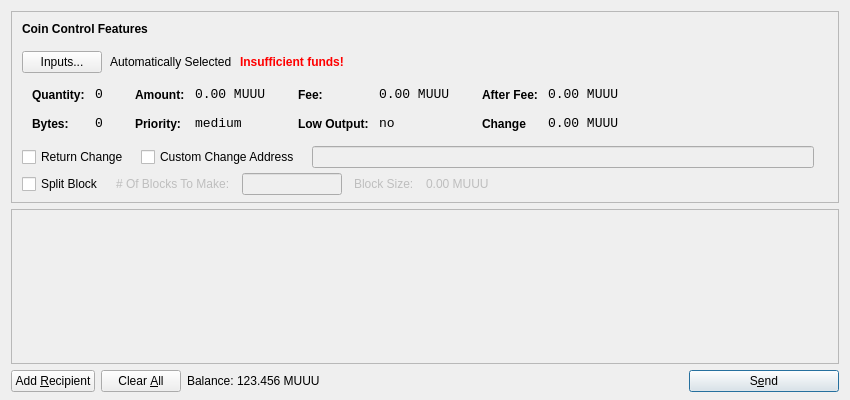
<?xml version="1.0" encoding="UTF-8"?>
<ui version="4.0">
 <class>SendCoinsDialog</class>
 <widget class="QDialog" name="SendCoinsDialog">
  <property name="geometry">
   <rect>
    <x>0</x>
    <y>0</y>
    <width>850</width>
    <height>400</height>
   </rect>
  </property>
  <property name="windowTitle">
   <string>Send Coins</string>
  </property>
  <layout class="QVBoxLayout" name="verticalLayout" stretch="0,1,0">
   <property name="bottomMargin">
    <number>8</number>
   </property>
   <item>
    <widget class="QFrame" name="frameCoinControl">
     <property name="sizePolicy">
      <sizepolicy hsizetype="Expanding" vsizetype="Expanding">
       <horstretch>0</horstretch>
       <verstretch>0</verstretch>
      </sizepolicy>
     </property>
     <property name="maximumSize">
      <size>
       <width>16777215</width>
       <height>16777215</height>
      </size>
     </property>
     <property name="frameShape">
      <enum>QFrame::StyledPanel</enum>
     </property>
     <property name="frameShadow">
      <enum>QFrame::Sunken</enum>
     </property>
     <layout class="QVBoxLayout" name="verticalLayoutCoinControl2">
      <property name="spacing">
       <number>6</number>
      </property>
      <property name="leftMargin">
       <number>0</number>
      </property>
      <property name="topMargin">
       <number>0</number>
      </property>
      <property name="rightMargin">
       <number>0</number>
      </property>
      <property name="bottomMargin">
       <number>6</number>
      </property>
      <item>
       <layout class="QVBoxLayout" name="verticalLayoutCoinControl" stretch="0,0,0,0,1">
        <property name="spacing">
         <number>0</number>
        </property>
        <property name="leftMargin">
         <number>10</number>
        </property>
        <property name="topMargin">
         <number>10</number>
        </property>
        <item>
         <layout class="QHBoxLayout" name="horizontalLayoutCoinControl1">
          <property name="bottomMargin">
           <number>15</number>
          </property>
          <item>
           <widget class="QLabel" name="labelCoinControlFeatures">
            <property name="sizePolicy">
             <sizepolicy hsizetype="Preferred" vsizetype="Maximum">
              <horstretch>0</horstretch>
              <verstretch>0</verstretch>
             </sizepolicy>
            </property>
            <property name="font">
             <font>
              <weight>75</weight>
              <bold>true</bold>
             </font>
            </property>
            <property name="styleSheet">
             <string notr="true">font-weight:bold;</string>
            </property>
            <property name="text">
             <string>Coin Control Features</string>
            </property>
           </widget>
          </item>
         </layout>
        </item>
        <item>
         <layout class="QHBoxLayout" name="horizontalLayoutCoinControl2" stretch="0,0,0,0">
          <property name="spacing">
           <number>8</number>
          </property>
          <property name="bottomMargin">
           <number>10</number>
          </property>
          <item>
           <widget class="QPushButton" name="pushButtonCoinControl">
            <property name="styleSheet">
             <string notr="true"/>
            </property>
            <property name="text">
             <string>Inputs...</string>
            </property>
           </widget>
          </item>
          <item>
           <widget class="QLabel" name="labelCoinControlAutomaticallySelected">
            <property name="text">
             <string>Automatically Selected</string>
            </property>
            <property name="margin">
             <number>5</number>
            </property>
           </widget>
          </item>
          <item>
           <widget class="QLabel" name="labelCoinControlInsuffFunds">
            <property name="font">
             <font>
              <weight>75</weight>
              <bold>true</bold>
             </font>
            </property>
            <property name="styleSheet">
             <string notr="true">color:red;font-weight:bold;</string>
            </property>
            <property name="text">
             <string>Insufficient funds!</string>
            </property>
            <property name="margin">
             <number>5</number>
            </property>
           </widget>
          </item>
          <item>
           <spacer name="horizontalSpacerCoinControl">
            <property name="orientation">
             <enum>Qt::Horizontal</enum>
            </property>
            <property name="sizeHint" stdset="0">
             <size>
              <width>40</width>
              <height>1</height>
             </size>
            </property>
           </spacer>
          </item>
         </layout>
        </item>
        <item>
         <widget class="QWidget" name="widgetCoinControl" native="true">
          <property name="sizePolicy">
           <sizepolicy hsizetype="Preferred" vsizetype="Preferred">
            <horstretch>0</horstretch>
            <verstretch>0</verstretch>
           </sizepolicy>
          </property>
          <property name="minimumSize">
           <size>
            <width>0</width>
            <height>0</height>
           </size>
          </property>
          <property name="styleSheet">
           <string notr="true"/>
          </property>
          <layout class="QHBoxLayout" name="horizontalLayoutCoinControl5">
           <property name="margin">
            <number>0</number>
           </property>
           <item>
            <layout class="QHBoxLayout" name="horizontalLayoutCoinControl3" stretch="0,0,0,1">
             <property name="spacing">
              <number>20</number>
             </property>
             <property name="topMargin">
              <number>0</number>
             </property>
             <property name="bottomMargin">
              <number>10</number>
             </property>
             <item>
              <layout class="QFormLayout" name="formLayoutCoinControl1">
               <property name="horizontalSpacing">
                <number>10</number>
               </property>
               <property name="verticalSpacing">
                <number>14</number>
               </property>
               <property name="leftMargin">
                <number>10</number>
               </property>
               <property name="topMargin">
                <number>4</number>
               </property>
               <property name="rightMargin">
                <number>6</number>
               </property>
               <item row="0" column="0">
                <widget class="QLabel" name="labelCoinControlQuantityText">
                 <property name="styleSheet">
                  <string notr="true">font-weight:bold;</string>
                 </property>
                 <property name="text">
                  <string>Quantity:</string>
                 </property>
                 <property name="margin">
                  <number>0</number>
                 </property>
                </widget>
               </item>
               <item row="0" column="1">
                <widget class="QLabel" name="labelCoinControlQuantity">
                 <property name="font">
                  <font>
                   <family>Monospace</family>
                   <pointsize>10</pointsize>
                  </font>
                 </property>
                 <property name="cursor">
                  <cursorShape>IBeamCursor</cursorShape>
                 </property>
                 <property name="contextMenuPolicy">
                  <enum>Qt::ActionsContextMenu</enum>
                 </property>
                 <property name="text">
                  <string>0</string>
                 </property>
                 <property name="margin">
                  <number>0</number>
                 </property>
                 <property name="textInteractionFlags">
                  <set>Qt::LinksAccessibleByMouse|Qt::TextSelectableByKeyboard|Qt::TextSelectableByMouse</set>
                 </property>
                </widget>
               </item>
               <item row="1" column="0">
                <widget class="QLabel" name="labelCoinControlBytesText">
                 <property name="styleSheet">
                  <string notr="true">font-weight:bold;</string>
                 </property>
                 <property name="text">
                  <string>Bytes:</string>
                 </property>
                </widget>
               </item>
               <item row="1" column="1">
                <widget class="QLabel" name="labelCoinControlBytes">
                 <property name="font">
                  <font>
                   <family>Monospace</family>
                   <pointsize>10</pointsize>
                  </font>
                 </property>
                 <property name="cursor">
                  <cursorShape>IBeamCursor</cursorShape>
                 </property>
                 <property name="contextMenuPolicy">
                  <enum>Qt::ActionsContextMenu</enum>
                 </property>
                 <property name="text">
                  <string>0</string>
                 </property>
                 <property name="textInteractionFlags">
                  <set>Qt::LinksAccessibleByMouse|Qt::TextSelectableByKeyboard|Qt::TextSelectableByMouse</set>
                 </property>
                </widget>
               </item>
              </layout>
             </item>
             <item>
              <layout class="QFormLayout" name="formLayoutCoinControl2">
               <property name="horizontalSpacing">
                <number>10</number>
               </property>
               <property name="verticalSpacing">
                <number>14</number>
               </property>
               <property name="leftMargin">
                <number>6</number>
               </property>
               <property name="topMargin">
                <number>4</number>
               </property>
               <property name="rightMargin">
                <number>6</number>
               </property>
               <item row="0" column="0">
                <widget class="QLabel" name="labelCoinControlAmountText">
                 <property name="styleSheet">
                  <string notr="true">font-weight:bold;</string>
                 </property>
                 <property name="text">
                  <string>Amount:</string>
                 </property>
                 <property name="margin">
                  <number>0</number>
                 </property>
                </widget>
               </item>
               <item row="0" column="1">
                <widget class="QLabel" name="labelCoinControlAmount">
                 <property name="font">
                  <font>
                   <family>Monospace</family>
                   <pointsize>10</pointsize>
                  </font>
                 </property>
                 <property name="cursor">
                  <cursorShape>IBeamCursor</cursorShape>
                 </property>
                 <property name="contextMenuPolicy">
                  <enum>Qt::ActionsContextMenu</enum>
                 </property>
                 <property name="text">
                  <string>0.00 MUUU</string>
                 </property>
                 <property name="textInteractionFlags">
                  <set>Qt::LinksAccessibleByMouse|Qt::TextSelectableByKeyboard|Qt::TextSelectableByMouse</set>
                 </property>
                </widget>
               </item>
               <item row="1" column="0">
                <widget class="QLabel" name="labelCoinControlPriorityText">
                 <property name="styleSheet">
                  <string notr="true">font-weight:bold;</string>
                 </property>
                 <property name="text">
                  <string>Priority:</string>
                 </property>
                </widget>
               </item>
               <item row="1" column="1">
                <widget class="QLabel" name="labelCoinControlPriority">
                 <property name="font">
                  <font>
                   <family>Monospace</family>
                   <pointsize>10</pointsize>
                  </font>
                 </property>
                 <property name="cursor">
                  <cursorShape>IBeamCursor</cursorShape>
                 </property>
                 <property name="contextMenuPolicy">
                  <enum>Qt::ActionsContextMenu</enum>
                 </property>
                 <property name="text">
                  <string>medium</string>
                 </property>
                 <property name="textInteractionFlags">
                  <set>Qt::LinksAccessibleByMouse|Qt::TextSelectableByKeyboard|Qt::TextSelectableByMouse</set>
                 </property>
                </widget>
               </item>
              </layout>
             </item>
             <item>
              <layout class="QFormLayout" name="formLayoutCoinControl3">
               <property name="horizontalSpacing">
                <number>10</number>
               </property>
               <property name="verticalSpacing">
                <number>14</number>
               </property>
               <property name="leftMargin">
                <number>6</number>
               </property>
               <property name="topMargin">
                <number>4</number>
               </property>
               <property name="rightMargin">
                <number>6</number>
               </property>
               <item row="0" column="0">
                <widget class="QLabel" name="labelCoinControlFeeText">
                 <property name="styleSheet">
                  <string notr="true">font-weight:bold;</string>
                 </property>
                 <property name="text">
                  <string>Fee:</string>
                 </property>
                 <property name="margin">
                  <number>0</number>
                 </property>
                </widget>
               </item>
               <item row="0" column="1">
                <widget class="QLabel" name="labelCoinControlFee">
                 <property name="font">
                  <font>
                   <family>Monospace</family>
                   <pointsize>10</pointsize>
                  </font>
                 </property>
                 <property name="cursor">
                  <cursorShape>IBeamCursor</cursorShape>
                 </property>
                 <property name="contextMenuPolicy">
                  <enum>Qt::ActionsContextMenu</enum>
                 </property>
                 <property name="text">
                  <string>0.00 MUUU</string>
                 </property>
                 <property name="textInteractionFlags">
                  <set>Qt::LinksAccessibleByMouse|Qt::TextSelectableByKeyboard|Qt::TextSelectableByMouse</set>
                 </property>
                </widget>
               </item>
               <item row="1" column="0">
                <widget class="QLabel" name="labelCoinControlLowOutputText">
                 <property name="styleSheet">
                  <string notr="true">font-weight:bold;</string>
                 </property>
                 <property name="text">
                  <string>Low Output:</string>
                 </property>
                </widget>
               </item>
               <item row="1" column="1">
                <widget class="QLabel" name="labelCoinControlLowOutput">
                 <property name="font">
                  <font>
                   <family>Monospace</family>
                   <pointsize>10</pointsize>
                  </font>
                 </property>
                 <property name="cursor">
                  <cursorShape>IBeamCursor</cursorShape>
                 </property>
                 <property name="contextMenuPolicy">
                  <enum>Qt::ActionsContextMenu</enum>
                 </property>
                 <property name="text">
                  <string>no</string>
                 </property>
                 <property name="textInteractionFlags">
                  <set>Qt::LinksAccessibleByMouse|Qt::TextSelectableByKeyboard|Qt::TextSelectableByMouse</set>
                 </property>
                </widget>
               </item>
              </layout>
             </item>
             <item>
              <layout class="QFormLayout" name="formLayoutCoinControl4">
               <property name="fieldGrowthPolicy"> 
                 <enum>QFormLayout::AllNonFixedFieldsGrow</enum> 
                </property>			  
               <property name="horizontalSpacing">
                <number>10</number>
               </property>
               <property name="verticalSpacing">
                <number>14</number>
               </property>
               <property name="leftMargin">
                <number>6</number>
               </property>
               <property name="topMargin">
                <number>4</number>
               </property>
               <property name="rightMargin">
                <number>6</number>
               </property>
               <item row="0" column="0">
                <widget class="QLabel" name="labelCoinControlAfterFeeText">
                 <property name="styleSheet">
                  <string notr="true">font-weight:bold;</string>
                 </property>
                 <property name="text">
                  <string>After Fee:</string>
                 </property>
                 <property name="margin">
                  <number>0</number>
                 </property>
                </widget>
               </item>
               <item row="0" column="1">
                <widget class="QLabel" name="labelCoinControlAfterFee">
                 <property name="font">
                  <font>
                   <family>Monospace</family>
                   <pointsize>10</pointsize>
                  </font>
                 </property>
                 <property name="cursor">
                  <cursorShape>IBeamCursor</cursorShape>
                 </property>
                 <property name="contextMenuPolicy">
                  <enum>Qt::ActionsContextMenu</enum>
                 </property>
                 <property name="text">
                  <string>0.00 MUUU</string>
                 </property>
                 <property name="textInteractionFlags">
                  <set>Qt::LinksAccessibleByMouse|Qt::TextSelectableByKeyboard|Qt::TextSelectableByMouse</set>
                 </property>
                </widget>
               </item>
               <item row="1" column="0">
                <widget class="QLabel" name="labelCoinControlChangeText">
                 <property name="styleSheet">
                  <string notr="true">font-weight:bold;</string>
                 </property>
                 <property name="text">
                  <string>Change</string>
                 </property>
                </widget>
               </item>
               <item row="1" column="1">
                <widget class="QLabel" name="labelCoinControlChange">
                 <property name="font">
                  <font>
                   <family>Monospace</family>
                   <pointsize>10</pointsize>
                  </font>
                 </property>
                 <property name="cursor">
                  <cursorShape>IBeamCursor</cursorShape>
                 </property>
                 <property name="contextMenuPolicy">
                  <enum>Qt::ActionsContextMenu</enum>
                 </property>
                 <property name="text">
                  <string>0.00 MUUU</string>
                 </property>
                 <property name="textInteractionFlags">
                  <set>Qt::LinksAccessibleByMouse|Qt::TextSelectableByKeyboard|Qt::TextSelectableByMouse</set>
                 </property>
                </widget>
               </item>
              </layout>
             </item>
            </layout>
           </item>
          </layout>
         </widget>
        </item>
        <item>
        <layout class="QHBoxLayout" name="horizontalLayoutCoinControl4" stretch="0,0,0,0">
          <property name="spacing">
           <number>12</number>
          </property>
          <property name="sizeConstraint">
           <enum>QLayout::SetDefaultConstraint</enum>
          </property>
          <property name="topMargin">
           <number>5</number>
          </property>
          <property name="rightMargin">
           <number>5</number>
          </property>
          <item>
		  <widget class="QCheckBox" name="returnChangeCheckBox">
 		  <property name="text">
 		  <string>Return Change</string>
 		  </property>
		  </widget>
 		  </item>
 		  <item>		  
           <widget class="QCheckBox" name="checkBoxCoinControlChange">
            <property name="text">
             <string>Custom Change Address</string>
            </property>
           </widget>
          </item>
          <item>
           <widget class="QLineEdit" name="lineEditCoinControlChange">
            <property name="enabled">
             <bool>false</bool>
            </property>
            <property name="sizePolicy">
             <sizepolicy hsizetype="Expanding" vsizetype="Fixed">
              <horstretch>0</horstretch>
              <verstretch>0</verstretch>
             </sizepolicy>
            </property>
           </widget>
          </item>
          <item>
           <widget class="QLabel" name="labelCoinControlChangeLabel">
            <property name="sizePolicy">
             <sizepolicy hsizetype="Preferred" vsizetype="Expanding">
              <horstretch>0</horstretch>
              <verstretch>0</verstretch>
             </sizepolicy>
            </property>
            <property name="minimumSize">
             <size>
              <width>0</width>
              <height>0</height>
             </size>
            </property>
            <property name="text">
             <string/>
            </property>
            <property name="margin">
             <number>3</number>
            </property>
           </widget>
          </item>
         </layout>
        </item>
        <item>
         <layout class="QHBoxLayout" name="horizontalLayoutCoinControl4a" stretch="0,0,0,0">
           <property name="alignment" >
          <set>Qt::AlignLeft</set>
           </property>
           <property name="spacing">
            <number>12</number>
           </property>
           <property name="sizeConstraint">
            <enum>QLayout::SetDefaultConstraint</enum>
           </property>
           <property name="topMargin">
            <number>5</number>
           </property>
           <property name="rightMargin">
            <number>5</number>
           </property>
            <item> 
            <widget class="QCheckBox" name="splitBlockCheckBox"> 
             <property name="text"> 
              <string>Split Block</string> 
             </property> 
            </widget> 
           </item> 
           <item> 
            <widget class="QLabel" name="labelBlocksToMakeText"> 
             <property name="enabled"> 
              <bool>false</bool> 
             </property> 
             <property name="text"> 
              <string># Of Blocks To Make:</string> 
             </property> 
            </widget> 
           </item>
           <item> 
            <widget class="QLineEdit" name="splitBlockLineEdit"> 
             <property name="enabled"> 
              <bool>false</bool> 
             </property> 
             <property name="sizePolicy"> 
              <sizepolicy hsizetype="Fixed" vsizetype="Fixed"> 
               <horstretch>0</horstretch> 
               <verstretch>0</verstretch> 
              </sizepolicy> 
             </property> 
             <property name="maximumSize"> 
              <size> 
               <width>100</width> 
               <height>16777215</height> 
              </size> 
             </property> 
            </widget> 
           </item> 
           <item> 
            <widget class="QLabel" name="labelBlockSizeText"> 
             <property name="enabled"> 
              <bool>false</bool> 
             </property> 
             <property name="text"> 
              <string>Block Size:</string> 
             </property> 
            </widget> 
           </item> 
           <item> 
            <widget class="QLabel" name="labelBlockSize"> 
             <property name="enabled"> 
              <bool>false</bool> 
             </property> 
             <property name="text"> 
              <string>0.00 MUUU</string> 
             </property>
            </widget> 
            </item>
          </layout>
         </item>
         <item>		
         <spacer name="verticalSpacerCoinControl">
          <property name="orientation">
           <enum>Qt::Vertical</enum>
          </property>
          <property name="sizeHint" stdset="0">
           <size>
            <width>800</width>
            <height>1</height>
           </size>
          </property>
         </spacer>
        </item>
       </layout>
      </item>
     </layout>
    </widget>
   </item>
   <item>
    <widget class="QScrollArea" name="scrollArea">
     <property name="widgetResizable">
      <bool>true</bool>
     </property>
     <widget class="QWidget" name="scrollAreaWidgetContents">
      <property name="geometry">
       <rect>
        <x>0</x>
        <y>0</y>
        <width>830</width>
        <height>172</height>
       </rect>
      </property>
      <layout class="QVBoxLayout" name="verticalLayout_2">
       <property name="margin">
        <number>0</number>
       </property>
       <item>
        <layout class="QVBoxLayout" name="entries">
         <property name="spacing">
          <number>6</number>
         </property>
        </layout>
       </item>
       <item>
        <spacer name="verticalSpacer">
         <property name="orientation">
          <enum>Qt::Vertical</enum>
         </property>
         <property name="sizeHint" stdset="0">
          <size>
           <width>20</width>
           <height>40</height>
          </size>
         </property>
        </spacer>
       </item>
      </layout>
     </widget>
    </widget>
   </item>
   <item>
    <layout class="QHBoxLayout" name="horizontalLayout">
     <item>
      <widget class="QPushButton" name="addButton">
       <property name="toolTip">
        <string>Send to multiple recipients at once</string>
       </property>
       <property name="text">
        <string>Add &amp;Recipient</string>
       </property>
       <property name="icon">
        <iconset resource="../bitcoin.qrc">
         <normaloff>:/icons/add</normaloff>:/icons/add</iconset>
       </property>
       <property name="autoDefault">
        <bool>false</bool>
       </property>
      </widget>
     </item>
     <item>
      <widget class="QPushButton" name="clearButton">
       <property name="sizePolicy">
        <sizepolicy hsizetype="Minimum" vsizetype="Fixed">
         <horstretch>0</horstretch>
         <verstretch>0</verstretch>
        </sizepolicy>
       </property>
       <property name="toolTip">
        <string>Remove all transaction fields</string>
       </property>
       <property name="text">
        <string>Clear &amp;All</string>
       </property>
       <property name="icon">
        <iconset resource="../bitcoin.qrc">
         <normaloff>:/icons/remove</normaloff>:/icons/remove</iconset>
       </property>
       <property name="autoRepeatDelay">
        <number>300</number>
       </property>
       <property name="autoDefault">
        <bool>false</bool>
       </property>
      </widget>
     </item>
     <item>
      <layout class="QHBoxLayout" name="horizontalLayout_2">
       <property name="spacing">
        <number>3</number>
       </property>
       <item>
        <widget class="QLabel" name="label">
         <property name="sizePolicy">
          <sizepolicy hsizetype="Preferred" vsizetype="Fixed">
           <horstretch>0</horstretch>
           <verstretch>0</verstretch>
          </sizepolicy>
         </property>
         <property name="text">
          <string>Balance:</string>
         </property>
        </widget>
       </item>
       <item>
        <widget class="QLabel" name="labelBalance">
         <property name="sizePolicy">
          <sizepolicy hsizetype="Preferred" vsizetype="Fixed">
           <horstretch>0</horstretch>
           <verstretch>0</verstretch>
          </sizepolicy>
         </property>
         <property name="cursor">
          <cursorShape>IBeamCursor</cursorShape>
         </property>
         <property name="text">
          <string>123.456 MUUU</string>
         </property>
         <property name="textInteractionFlags">
          <set>Qt::LinksAccessibleByMouse|Qt::TextSelectableByKeyboard|Qt::TextSelectableByMouse</set>
         </property>
        </widget>
       </item>
      </layout>
     </item>
     <item>
      <spacer name="horizontalSpacer">
       <property name="orientation">
        <enum>Qt::Horizontal</enum>
       </property>
       <property name="sizeHint" stdset="0">
        <size>
         <width>40</width>
         <height>20</height>
        </size>
       </property>
      </spacer>
     </item>
     <item>
      <widget class="QPushButton" name="sendButton">
       <property name="minimumSize">
        <size>
         <width>150</width>
         <height>0</height>
        </size>
       </property>
       <property name="toolTip">
        <string>Confirm the send action</string>
       </property>
       <property name="text">
        <string>S&amp;end</string>
       </property>
       <property name="icon">
        <iconset resource="../bitcoin.qrc">
         <normaloff>:/icons/send</normaloff>:/icons/send</iconset>
       </property>
       <property name="default">
        <bool>true</bool>
       </property>
      </widget>
     </item>
    </layout>
   </item>
  </layout>
 </widget>
 <resources>
  <include location="../bitcoin.qrc"/>
 </resources>
 <connections/>
</ui>
